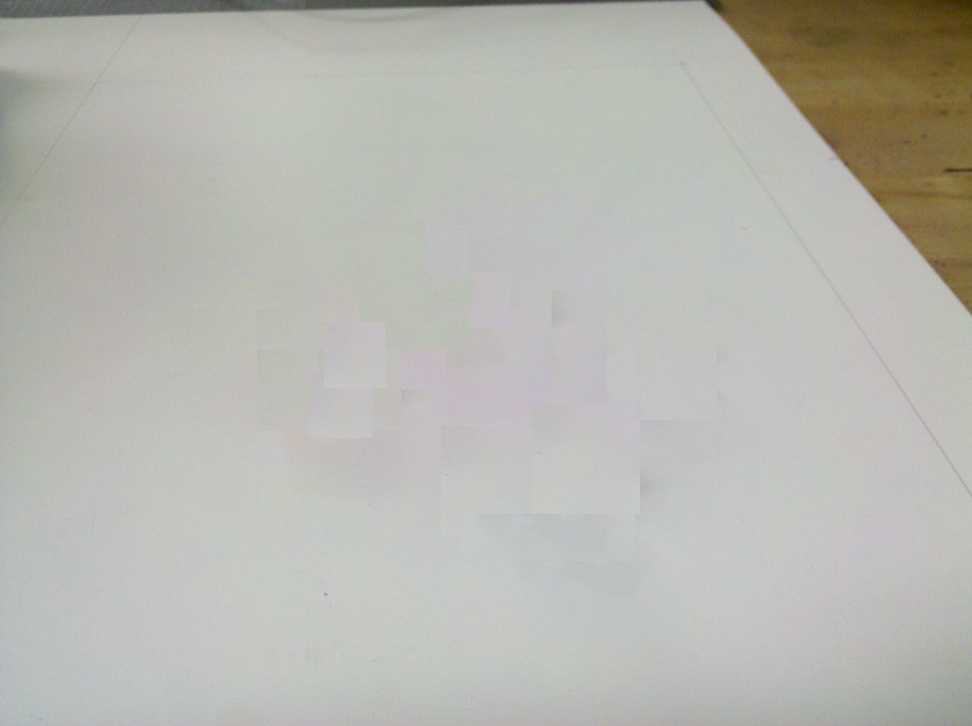
%> input picture diplomska/ServoArmModel/Vison/SampleImgs/Blank.jpg, 972 x 726 px, shrunk from 2592 x 1936 before the run
$ octave ObjectDetectionDemo.m   (GNU Octave 9; MATLAB toolbox functions it lacks are replaced by stand-ins)
%> lines starting %> are read from the running program, lines starting %| are printed output that depends on the picture; in (x1, y1, x2, y2) boxes, pixels count from 0 and x2, y2 are one past the last pixel; in counts of white or black regions, pixels touching at a corner belong together; the program's own positions count from 1
%%
clc;
close all;
clear all;
%%
%read image
imgBlank   = imread('Blank.jpg');
%> imgBlank is the input picture: size 726x972x3 uint8; mean R, G, B 183.5, 183.5, 177.1
imgObjects = imread('Objects.jpg');
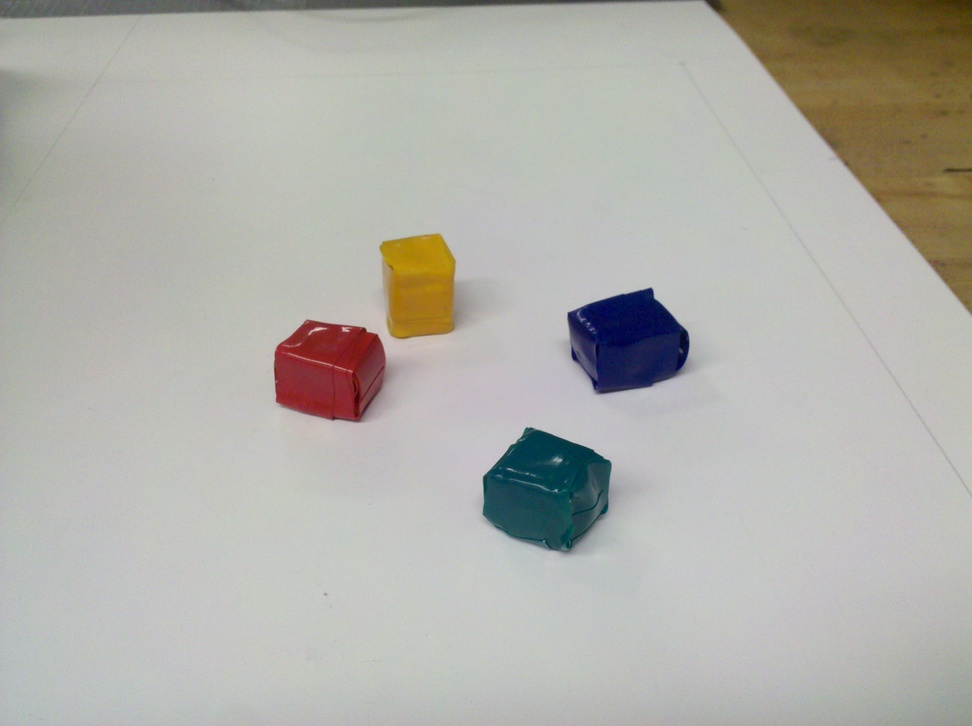
%> input picture diplomska/ServoArmModel/Vison/SampleImgs/Objects.jpg, 972 x 726 px, shrunk from 2592 x 1936 before the run
%> imgObjects is the input picture: size 726x972x3 uint8; mean R, G, B 177.1, 176.2, 170

subplot(3,3,1);
title('Objects');
imshow(imgObjects);

subplot(3,3,2);
title('Blank')
imshow(imgBlank);

% calc difference
imgDif = imgBlank - imgObjects;

subplot(3,3,3);
imshow(imgDif);

imgGray = rgb2gray(imgDif);
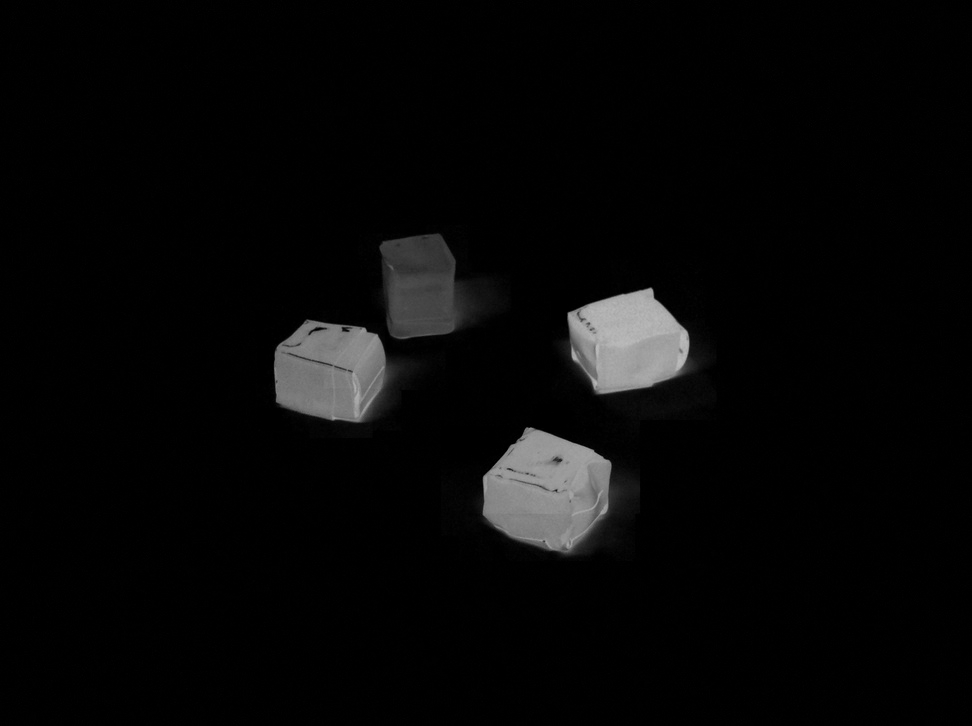
%> imgGray: size 726x972 uint8; min 0, max 189, mean 7.4

subplot(3,3,4)
imshow(imgGray);

threshold = 20;

binary_image = imgGray > threshold;
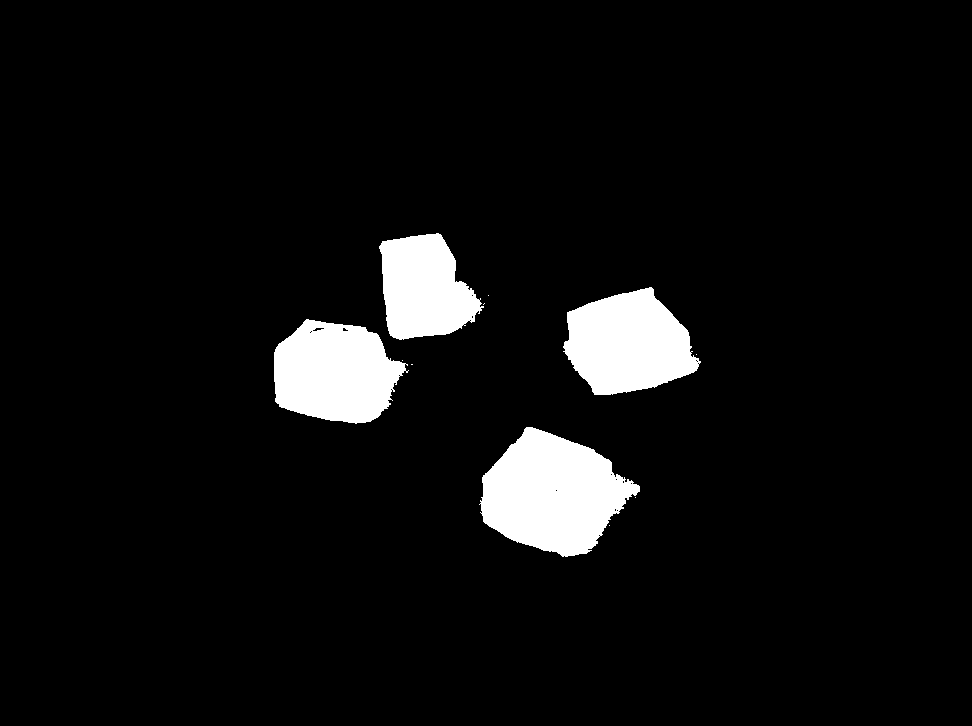
%> binary_image: size 726x972 logical; 5.9% white; 11 white regions (7 under 20 px)

subplot(3,3,5);
imshow(binary_image);

%label objects
imgLbl = bwlabel(binary_image,4);
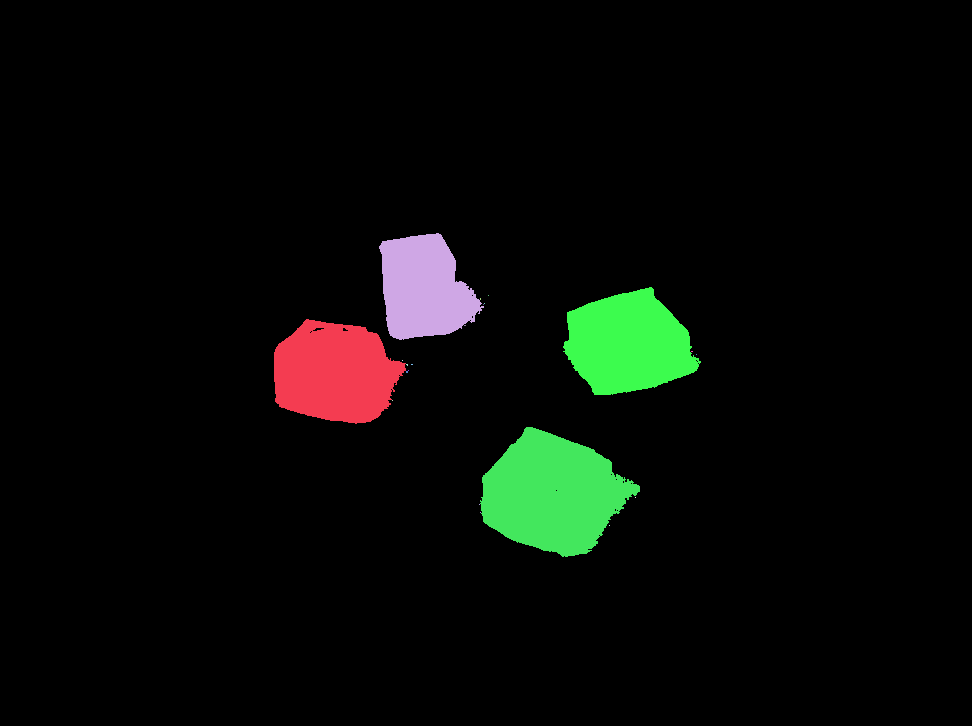
%> imgLbl: size 726x972 double; 22 distinct labels, from 0 to 21; one colour per label, 0 black

imshow( label2rgb(imgLbl) );
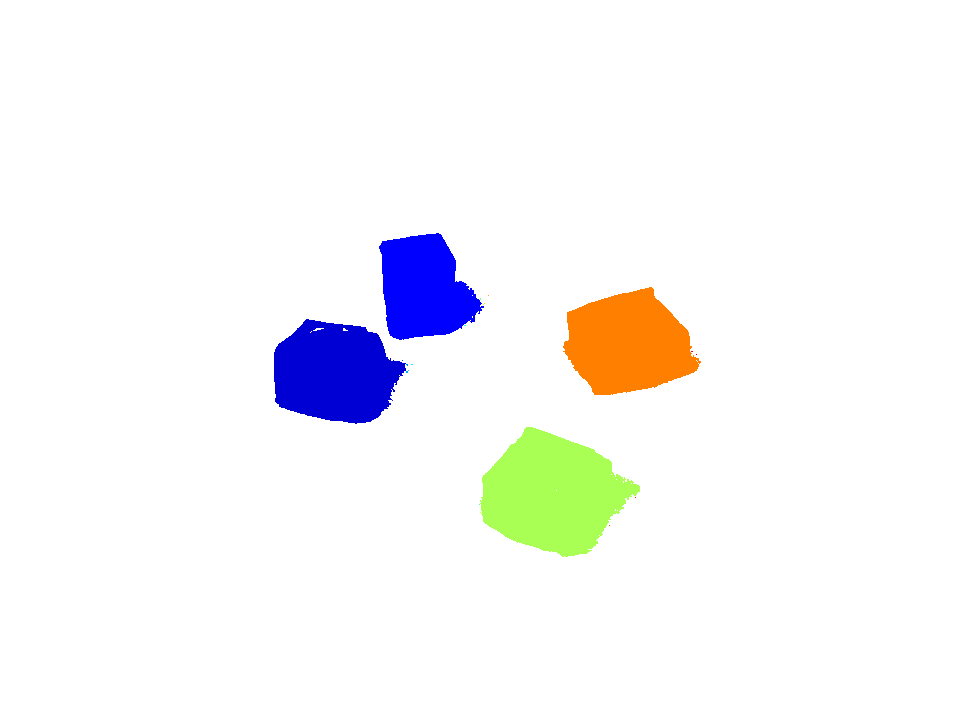
%> displayed picture: size 726x972x3, on the screen's scale of 0 to 255; mean R, G, B 246.8, 246.6, 247.4

%get blobs
blobMeasurements = regionprops(imgLbl, 'all');
%> blobMeasurements = 21 regions; largest, box (x1, y1, x2, y2), Area, Centroid, MajorAxisLength, MinorAxisLength and Eccentricity: (480, 427, 640, 557) 13376 [553.4 494.5] 145.8 119.2 0.576, (563, 287, 701, 395) 10286 [628.7 344.3] 130.4 102.4 0.619, (274, 319, 406, 424) 10279 [335.3 373.6] 130 101.9 0.621

for i=1:1:length(blobMeasurements)

    if(blobMeasurements(i).Area > 50)
        x = blobMeasurements(i).Centroid(1);
        y = blobMeasurements(i).Centroid(2);
        boxw =blobMeasurements(i).BoundingBox(2);
        disp(blobMeasurements(i).BoundingBox);
        w = blobMeasurements(i).BoundingBox(3);
        h = blobMeasurements(i).BoundingBox(4);

        fprintf('Blob area:\n')
        disp(blobMeasurements(i).Area);
        fprintf('Box width');
        disp(boxw)
        %# draw a rectangle
        rectangle('Position',[x-(w/2) y-(h/2) w h], 'LineWidth',2, 'EdgeColor','r');
    end

end
%> this loop made 21 passes
%> (x, y, boxw, w, h) on passes 1, 2, 12, 17: (335.3, 373.6, 319.5, 132, 105), (424.7, 289, 233.5, 105, 107), (553.4, 494.5, 427.5, 160, 130), (628.7, 344.3, 287.5, 138, 108)
%> (printed output is left out)
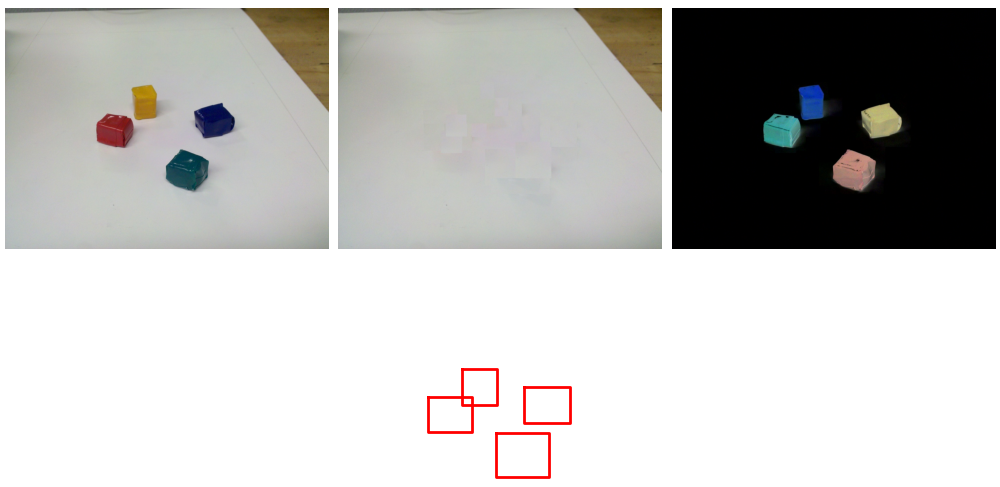
%> figure redrawn from the program's plot data, 5 panels


%open video
%cam = videoinput('winvideo', 1, 'RGB24_320x240');
